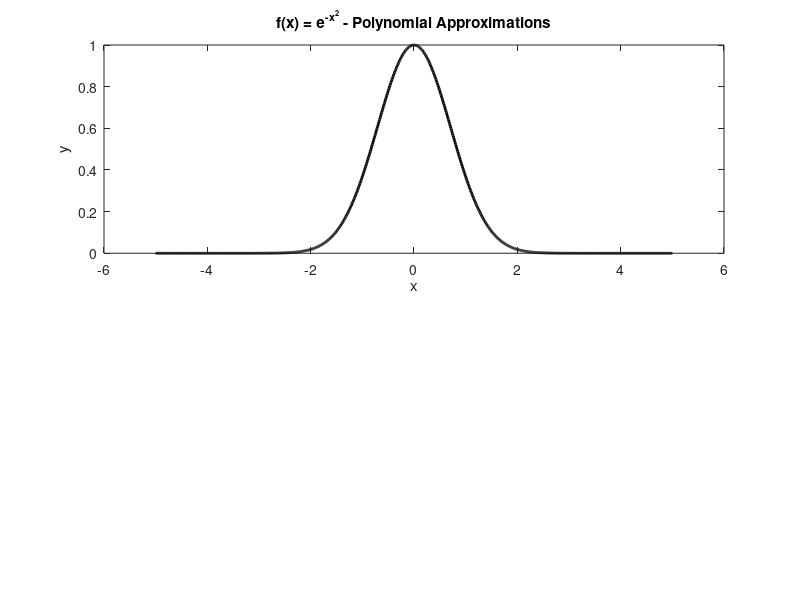

Write the MATLAB code that produced this figure. (Note: this script raises an error after producing the figure.)
function least_squares_exponential()
    % Define the function
    f = @(x) exp(-x.^2);
    
    % Define the domain
    domain = [-5, 5];
    
    % Define the degrees for approximation
    degrees = [2, 4, 6, 8];
    
    % Generate points for plotting
    x = linspace(domain(1), domain(2), 1000);
    y = f(x);
    
    % Create figure
    figure('Position', [100, 100, 1200, 800]);
    
    % Polynomial approximations
    subplot(2, 1, 1);
    plot(x, y, 'k-', 'LineWidth', 2);
    hold on;
    title('f(x) = e^{-x^2} - Polynomial Approximations');
    xlabel('x');
    ylabel('y');
    
    for n = degrees
        coeffs = least_squares_polynomial(f, domain(1), domain(2), n);
        y_approx = polyval(flip(coeffs), x);
        plot(x, y_approx, 'LineWidth', 1.5);
    end
    
    legend(['Original', arrayfun(@(n) ['n = ', num2str(n)], degrees, 'UniformOutput', false)]);
    hold off;
    
    % Trigonometric approximations
    subplot(2, 1, 2);
    plot(x, y, 'k-', 'LineWidth', 2);
    hold on;
    title('f(x) = e^{-x^2} - Trigonometric Approximations');
    xlabel('x');
    ylabel('y');
    
    for n = degrees
        coeffs = least_squares_trig(f, domain(1), domain(2), n);
        y_approx = trig_approx(coeffs, x, domain(1), domain(2));
        plot(x, y_approx, 'LineWidth', 1.5);
    end
    
    legend(['Original', arrayfun(@(n) ['n = ', num2str(n)], degrees, 'UniformOutput', false)]);
    hold off;
end

function coeffs = least_squares_polynomial(f, a, b, n)
    % Create the matrix A and vector b
    A = zeros(n+1, n+1);
    b = zeros(n+1, 1);
    
    for i = 1:n+1
        for j = 1:n+1
            A(i,j) = integral(@(x) x.^(i+j-2), a, b);
        end
        b(i) = integral(@(x) f(x) .* x.^(i-1), a, b);
    end
    
    % Solve the system Ax = b
    coeffs = A \ b;
end

function coeffs = least_squares_trig(f, a, b, n)
    % Create the matrix A and vector b
    A = zeros(2*n+1, 2*n+1);
    b = zeros(2*n+1, 1);
    
    L = (b - a) / 2;
    c = (a + b) / 2;
    
    for i = 1:2*n+1
        for j = 1:2*n+1
            if i == 1 && j == 1
                A(i,j) = 2*L;
            elseif i <= n+1 && j <= n+1
                A(i,j) = integral(@(x) cos((i-1)*pi*x/L) .* cos((j-1)*pi*x/L), -L, L);
            elseif i <= n+1 && j > n+1
                A(i,j) = integral(@(x) cos((i-1)*pi*x/L) .* sin((j-n-1)*pi*x/L), -L, L);
            elseif i > n+1 && j <= n+1
                A(i,j) = integral(@(x) sin((i-n-1)*pi*x/L) .* cos((j-1)*pi*x/L), -L, L);
            else
                A(i,j) = integral(@(x) sin((i-n-1)*pi*x/L) .* sin((j-n-1)*pi*x/L), -L, L);
            end
        end
        
        if i == 1
            b(i) = integral(@(x) f(x+c), -L, L);
        elseif i <= n+1
            b(i) = integral(@(x) f(x+c) .* cos((i-1)*pi*x/L), -L, L);
        else
            b(i) = integral(@(x) f(x+c) .* sin((i-n-1)*pi*x/L), -L, L);
        end
    end
    
    % Solve the system Ax = b
    coeffs = A \ b;
end

function y = trig_approx(coeffs, x, a, b)
    n = (length(coeffs) - 1) / 2;
    L = (b - a) / 2;
    c = (a + b) / 2;
    x_shifted = x - c;
    
    y = coeffs(1) / 2;
    for k = 1:n
        y = y + coeffs(k+1) * cos(k*pi*x_shifted/L) + coeffs(n+k+1) * sin(k*pi*x_shifted/L);
    end
end